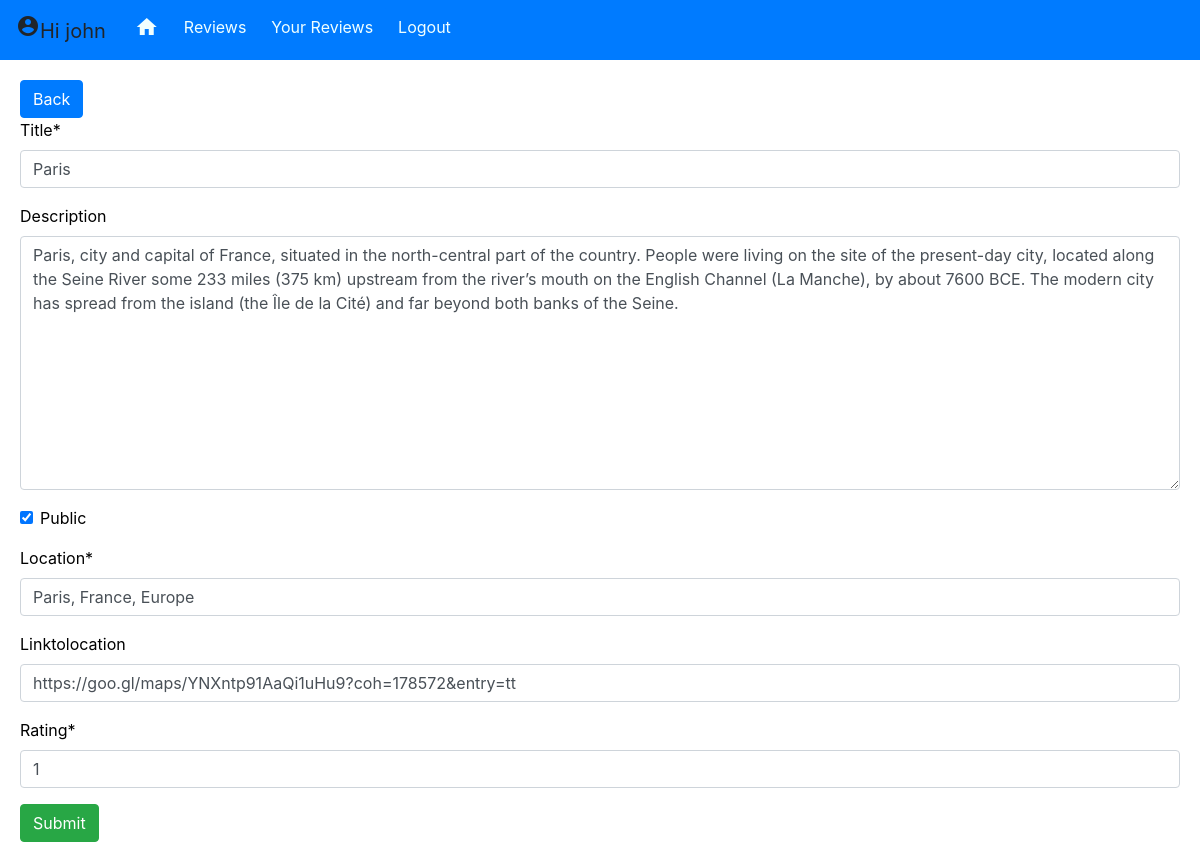
The page /update/8/ (signed in) on the database its author committed.
### base/models.py (models this page shows, shortened)
class Review(models.Model):
    user = models.ForeignKey(User, on_delete=models.CASCADE, null=True,blank=True)
    title  = models.CharField(max_length=200)
    description = models.TextField(null=True,blank=True)
    location = models.CharField(max_length=200)
    linktolocation = models.URLField(null=True,blank=True)
    public = models.BooleanField(default=True)
    date  = models.DateField(auto_now_add=True)
    rating = models.SmallIntegerField(default=1,validators=[MinValueValidator(0),MaxValueValidator(5)])
    class Meta:
        order_with_respect_to = 'user'

### base/views.py (the view)
# urls.py: path('update/<int:pk>/',views.ReviewUpdate.as_view(), name= 'update'),
class ReviewUpdate(LoginRequiredMixin,UpdateView):
    model = Review
    fields = ['title','description','public','location','linktolocation','rating']
    success_url = reverse_lazy('userreviewlist')

### base/templates/base/review_form.html (shortened to what this page needs)
{% extends 'base/mainbase.html' %}
{%load crispy_forms_tags %}
{% block main %}
<div class="btn btn-primary" >
    <a style="color: white;" href="{% url 'userreviewlist' %}">Back</a>
</div>
<form method="POST">
    {{form|crispy}}
    <input class="btn btn-success" type="submit" value="Submit">
</form>
{% endblock %}

### base/templates/base/navbar.html (shortened to what this page needs)
<div class="navbar-main">
    <nav class="navbar navbar-expand-lg navbar-ligt bg-primary">
        <div class="navbar-brand" href="#">{% if request.user.is_authenticated %}
            <span class="material-icons">
            </span>Hi {{user}}
            {% endif %}
        </div>
        <div class="collapse navbar-collapse" id="navbarNav">
            <div class="navbar-nav">
                <div class="btn-toolbar" role="toolbar" aria-label="Toolbar with button groups">
                    <div class="btn-group mr-2" role="group" aria-label="First group">
                        <div class="btn btn-primary">
                            <a href="{% url 'home' %}"><span class="material-icons">
                                </span></a>
                        </div>
                        <div class="btn btn-primary">
                            <a href="{% url 'reviewlist' %}">Reviews</a>
                        </div>
                        {% if request.user.is_authenticated %}
                        <div class="btn btn-primary">
                            <a href="{% url 'userreviewlist' %}">Your Reviews</a>
                        </div>
                        <div class="btn btn-primary">
                            <a href="{% url 'logout' %}"> Logout</a>
                        </div>
                        {% endif %}
                    </div>
                </div>
            </div>
        </div>
</div>

### base/templates/base/mainbase.html (style rules this page uses)
a { text-decoration: none; font-style: none; }
.navbar-nav a { color: azure; }

### rows shown on the page
Review: title "Paris", description "Paris, city and capital of France, situated in the north-central part of the country. People were living on the site of the present-day city, located along the Seine River some 233 miles (375 km) upstream from the river’s mouth on the English Channel (La Manche), by about 7600 BCE. The modern city has spread from the island (the Île de la Cité) and far beyond both banks of the Seine.", public "☑", location "Paris, France, Europe", linktolocation "https://goo.gl/maps/YNXntp91AaQi1uHu9?coh=178572&entry=tt", rating "1"

### other values the page prints
{{ user }} "john"
